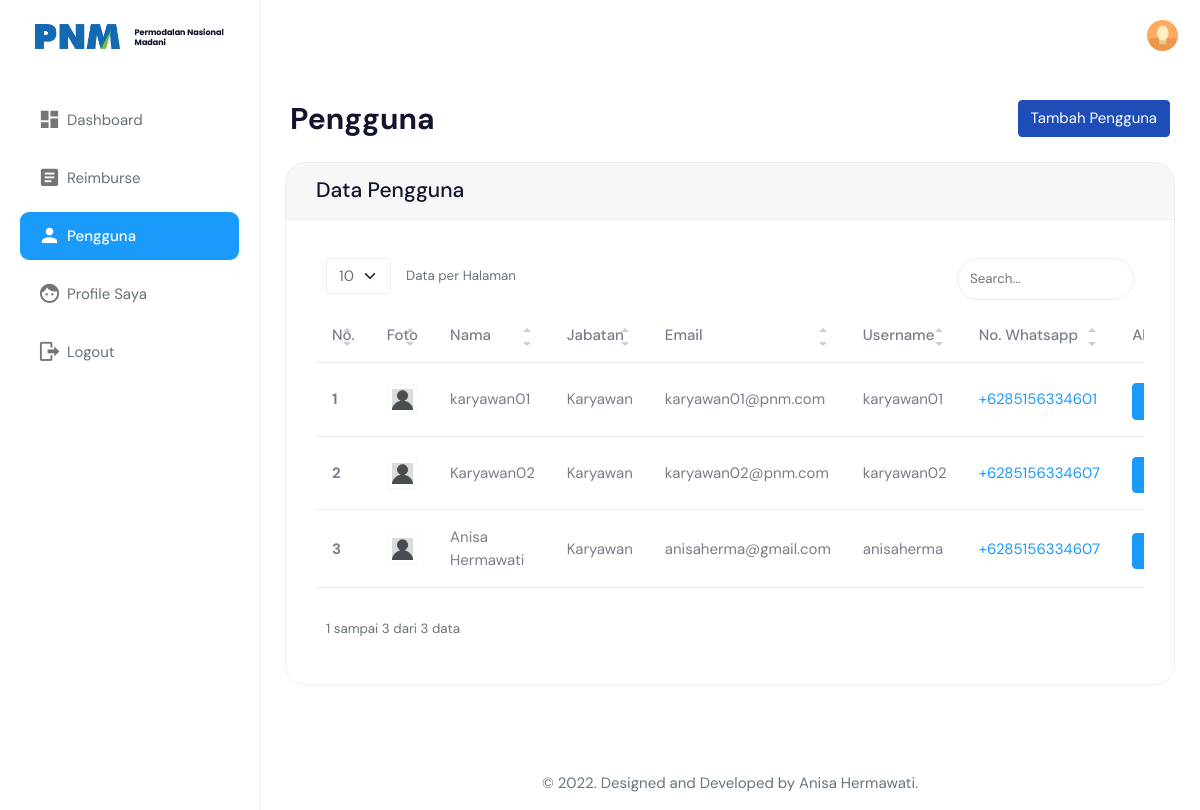
/view_pengguna/pengguna.php (signed in), run on the app's committed database.
### tables this page shows
CREATE TABLE `users` (
  `id_user` int(11) NOT NULL,
  `nama` varchar(255) NOT NULL,
  `email` varchar(255) NOT NULL,
  `username` varchar(255) NOT NULL,
  `password` varchar(255) NOT NULL,
  `jabatan` int(11) NOT NULL,
  `gambar` varchar(255) NOT NULL,
  `phone` varchar(128) NOT NULL,
  `role_id` int(11) NOT NULL,
  `date_created` date NOT NULL,
  `is_active` int(11) NOT NULL
);

CREATE TABLE `jabatan` (
  `id_jabatan` int(11) NOT NULL,
  `nama_jabatan` varchar(128) NOT NULL
);

### functions.php (called while the page is built, shortened)
<?php
$conn = mysqli_connect("localhost", "root", "", "skripsi_sireimburse");
function query($query)
{
    global $conn;
    $result = mysqli_query($conn, $query);
    $rows = [];
    while ($row = mysqli_fetch_assoc($result)) {
        $rows[] = $row;
    }
    return $rows;
}

### view_pengguna/pengguna.php (the view, shortened to what this page needs)
<?php
include "../templates/header.php";
$users = query(
    "SELECT * FROM users
    INNER JOIN jabatan ON users.jabatan = jabatan.id_jabatan
    INNER JOIN user_role ON users.role_id = user_role.id_role
    WHERE NOT id_user = 1"
);
?>
<div class="page-breadcrumb">
    <div class="row align-items-center">
        <div class="col-6">
            <h1 class="mb-0 fw-bold">Pengguna</h1>
        </div>
        <div class="col-6">
            <div class="text-end upgrade-btn">
                <a href="pengguna_add.php" class="btn btn-primary text-white">Tambah Pengguna</a>
            </div>
        </div>
    </div>
</div>
<div class="container-fluid">
    <div class="row">
        <div class="col-lg-12">
            <div class="card">
                <div class="card-header">
                    <h4 class="card-title">Data Pengguna</h4>
                </div>
                <div class="card-body">
                    <div class="table-responsive">
                        <table class="table table-hover" id="table1">
                            <thead>
                                <tr>
                                    <th scope="col">No.</th>
                                    <th scope="col">Foto</th>
                                    <th scope="col">Nama</th>
                                    <th scope="col">Jabatan</th>
                                    <th scope="col">Email</th>
                                    <th scope="col">Username</th>
                                    <th scope="col">No. Whatsapp</th>
                                    <th scope="col">Aksi</th>
                                </tr>
                            </thead>
                            <tbody>
                                <?php $i = 1; ?>
                                <?php foreach ($users as $u) : ?>
                                    <tr>
                                        <th class="align-middle" scope="row"><?= $i; ?></th>
                                        <td class="align-middle">
                                            <img src="../assets/images/users/<?= $u["gambar"] ?>" alt="profile_pic" class="img-thumbnail">
                                        </td>
                                        <td class="align-middle"><?= $u["nama"] ?></td>
                                        <td class="align-middle"><?= $u["nama_jabatan"] ?></td>
                                        <td class="align-middle"><?= $u["email"] ?></td>
                                        <td class="align-middle"><?= $u["username"] ?></td>
                                        <td class="align-middle">
                                            <a href="https://wa.me/62<?= $u["phone"]; ?>" target="blank">+62<?= $u["phone"]; ?></a>
                                        </td>
                                        <td class="align-middle">
                                            <div class="btn-group btn-group-toggle" data-toggle="buttons">
                                                <a href="pengguna_edit.php?id=<?= $u["id_user"] ?>" class="btn btn-info text-white mt-1"><i class="mdi mdi-pencil"></i></a>
                                            </div>
                                        </td>
                                    </tr>
                                    <?php $i++; ?>
                                <?php endforeach; ?>
                            </tbody>
                        </table>
                    </div>
                </div>
            </div>
        </div>
    </div>
</div>
<?php
include "../templates/footer.php";
?>

### templates/header.php (shortened to what this page needs)
<?php
require "../functions.php";
$id = $_SESSION['id'];
$user = query(
    "SELECT * FROM users
    INNER JOIN jabatan ON users.jabatan = jabatan.id_jabatan
    INNER JOIN user_role ON users.role_id = user_role.id_role
    WHERE id_user = $id"
)[0];
?>
<!DOCTYPE html>
<html dir="ltr" lang="en">
<head>
    <link href="../assets/libs/chartist/dist/chartist.min.css" rel="stylesheet">
    <link href="../assets/libs/chartist-plugin-tooltips/dist/chartist-plugin-tooltip.css" rel="stylesheet">
    <link href="../assets/css/style.min.css" rel="stylesheet">
    <link href="../vendor/simple-datatables/style.css" rel="stylesheet">
</head>
<body>
    <div id="main-wrapper" data-layout="vertical" data-navbarbg="skin5" data-sidebartype="full" data-sidebar-position="absolute" data-header-position="absolute" data-boxed-layout="full">
        <?php
        include "topbar.php";
        include "sidebar.php";
        ?>
        <div class="page-wrapper">

### templates/topbar.php (shortened to what this page needs)
<header class="topbar" data-navbarbg="skin6">
    <nav class="navbar top-navbar navbar-expand-md navbar-light">
        <div class="navbar-header" data-logobg="skin6">
            <a class="navbar-brand" href="index.html">
                <b class="logo-icon">
                    <img src="../assets/images/logo/Logo_main_2.png" alt="homepage" class="dark-logo" width="100%" />
                </b>
                <span class="logo-text">
                    <img src="../assets/images/logo/logo-text.png" alt="homepage" class="dark-logo" />
                </span>
            </a>
        </div>
        <div class="navbar-collapse collapse" id="navbarSupportedContent" data-navbarbg="skin5">
            <ul class="navbar-nav float-end ms-auto">
                <li class="nav-item dropdown">
                    <a class="nav-link dropdown-toggle text-muted waves-effect waves-dark pro-pic" href="#" id="navbarDropdown" role="button" data-bs-toggle="dropdown" aria-expanded="false">
                        <img src="../assets/images/users/<?= $user["gambar"] ?>" alt="user" class="rounded-circle" width="31">
                    </a>
                </li>
            </ul>
        </div>
    </nav>
</header>

### templates/sidebar.php (shortened to what this page needs)
<aside class="left-sidebar" data-sidebarbg="skin6">
    <div class="scroll-sidebar">
        <nav class="sidebar-nav mt-3">
            <ul id="sidebarnav">
                <?php if ($user["role_id"] == 1) : ?>
                    <li class="sidebar-item"> <a class="sidebar-link waves-effect waves-dark sidebar-link" href="../view_dashboard/dashboard.php" aria-expanded="false"><i class="mdi mdi-view-dashboard"></i><span class="hide-menu">Dashboard</span></a></li>
                    <li class="sidebar-item"> <a class="sidebar-link waves-effect waves-dark sidebar-link" href="../view_reimburse/reimburse.php" aria-expanded="false"><i class="mdi mdi-file-document-box"></i><span class="hide-menu">Reimburse</span></a></li>
                    <li class="sidebar-item"> <a class="sidebar-link waves-effect waves-dark sidebar-link" href="../view_pengguna/pengguna.php" aria-expanded="false"><i class="mdi mdi-account"></i><span class="hide-menu">Pengguna</span></a></li>
                    <li class="sidebar-item"> <a class="sidebar-link waves-effect waves-dark sidebar-link" href="../view_pengguna/profile.php" aria-expanded="false"><i class="mdi mdi-face"></i><span class="hide-menu">Profile Saya</span></a></li>
                    <li class="sidebar-item"> <a class="sidebar-link waves-effect waves-dark sidebar-link" href="../logout.php" onclick="return confirm('Yakin ingin keluar dari aplikasi?');" aria-expanded="false"><i class="mdi mdi-logout"></i><span class="hide-menu">Logout</span></a></li>
                <?php endif; ?>
            </ul>
        </nav>
    </div>
</aside>

### templates/footer.php (shortened to what this page needs)
<footer class="footer text-center">
    &copy 2022. Designed and Developed by Anisa Hermawati.
</footer>
</div>
</div>
</body>
</html>

### data on the page
users: gambar (picture)
users: gambar (picture), nama "karyawan01", jabatan.nama_jabatan "Karyawan", email "karyawan01@pnm.com", username "karyawan01", phone "85156334601"
users: gambar (placeholder picture), nama "Karyawan02", jabatan.nama_jabatan "Karyawan", email "karyawan02@pnm.com", username "karyawan02", phone "85156334607"
users: gambar (placeholder picture), nama "Anisa Hermawati", jabatan.nama_jabatan "Karyawan", email "anisaherma@gmail.com", username "anisaherma", phone "85156334607"
